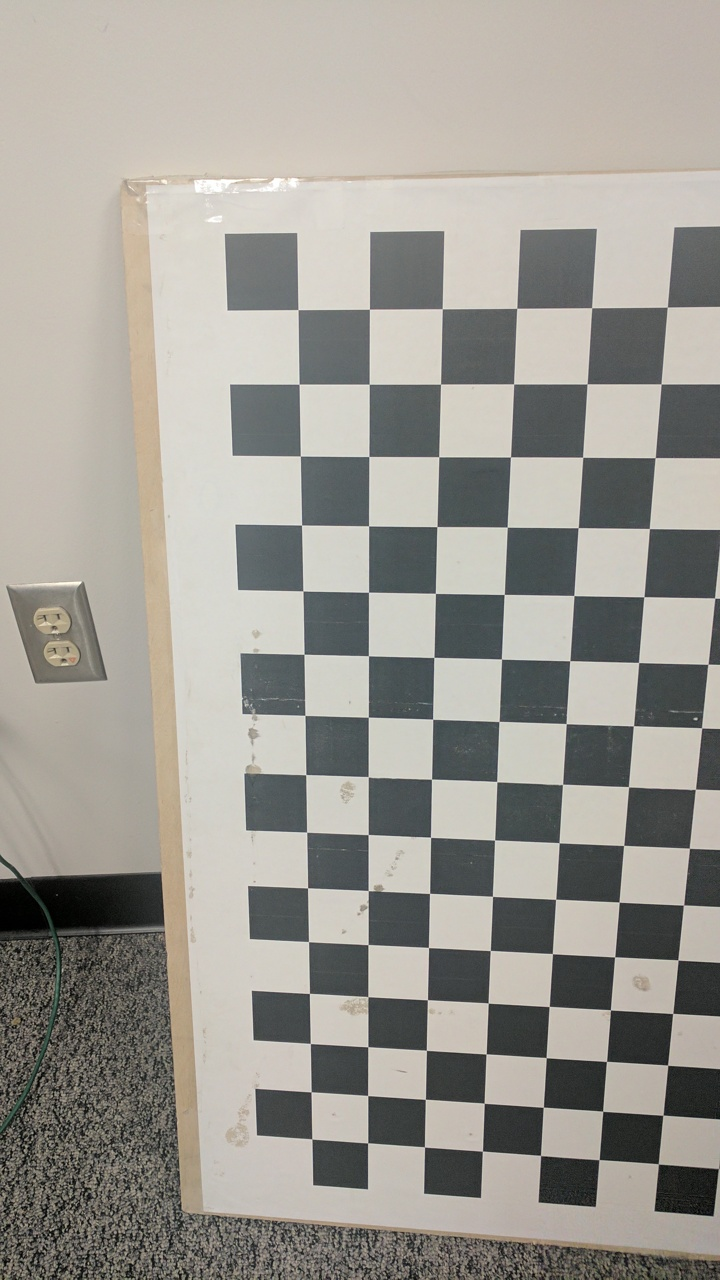
#> input picture Panaroma Stitching/test_images/TestSet1/1.jpg, 720 x 1280 px, given in place of TestSet1, which was not available
$ jupyter execute mask_tester.ipynb
#> lines starting #> are read from the running program, lines starting #| are printed output that depends on the picture; after the words box and inside, x2 and y2 are one past the last pixel; in counts of white or black regions, pixels touching at a corner belong together; pictures that were not available may be replaced by others from this repository, and a replacement may not be noted
[cell 1]
import os
import cv2
import numpy as np
import matplotlib.pyplot as plt

train = []

# Load images and convert to HSL color space
for image in os.listdir('./test_images'):
    img = cv2.imread('./test_images/' + image)
#> img is the input picture: shape (1280, 720, 3); mean B, G, R 146.9, 153.9, 156.9
    img = cv2.cvtColor(img, cv2.COLOR_BGR2HLS)  # Convert to HSL
#> img: shape (1280, 720, 3); mean of channels 0, 1, 2 37.4, 152.2, 25.7
    if img.shape[0] > 480:
        #rotate
        img = cv2.rotate(img, cv2.ROTATE_90_CLOCKWISE)
#> img: shape (720, 1280, 3); mean of channels 0, 1, 2 37.4, 152.2, 25.7
    print(img.shape)
#| (720, 1280, 3)
    train.append(img)

train = np.array(train)

orange = []

# Loop through each image
for img in train:

    lower = np.array([0, 100, 120])
    upper = np.array([30, 240, 250])

    mask = cv2.inRange(img, lower, upper)  # Apply mask
    result = cv2.bitwise_and(img, img, mask=mask)  # Masked result
    orange.append(result)
#> this loop made 2 passes
#> (lower, upper) on passes 1 to 2: ([0, 100, 120], [30, 240, 250]), ([0, 100, 120], [30, 240, 250])
#> pass 1, `mask = cv2.inRange(img, lower, upper)`:
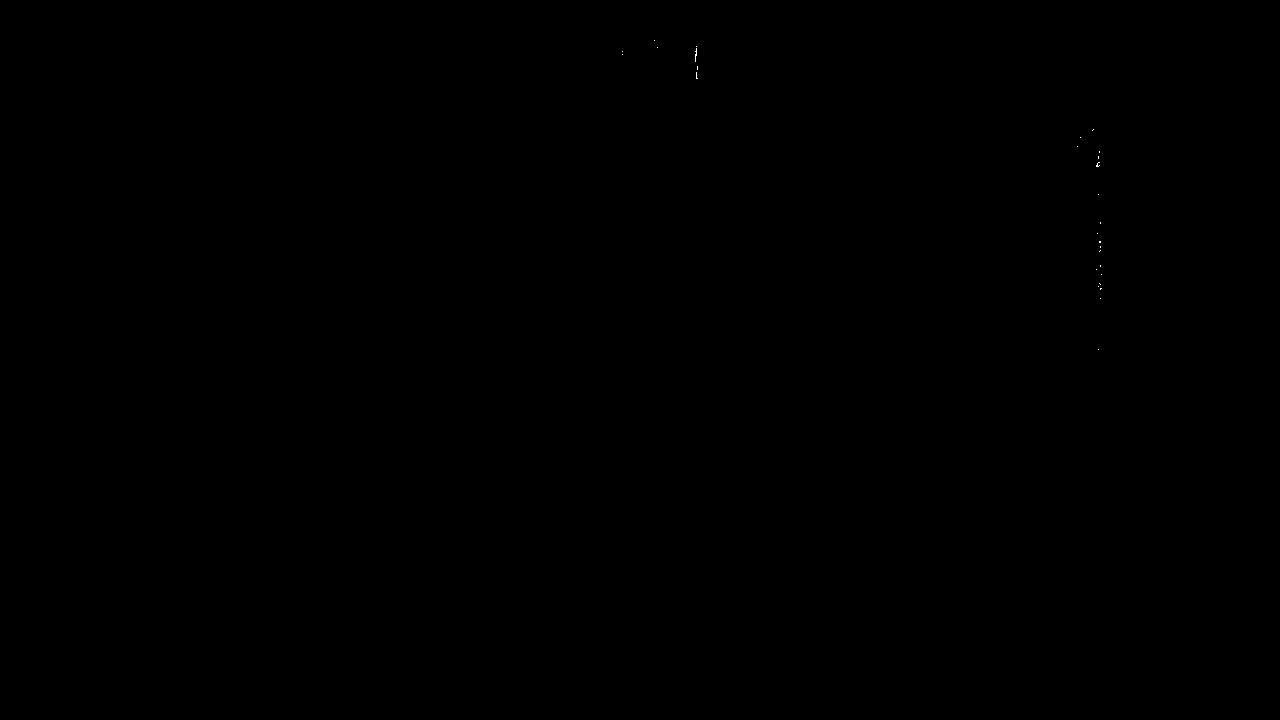
#> mask: shape (720, 1280); 0.01% white in thin lines or dots, all inside (x1, y1, x2, y2) = (622, 40, 1102, 350)
#> after the loop, orange = 2 items

for i in range(len(orange)):
    plt.figure(figsize=(15,5))
    plt.subplot(131)
    plt.imshow(train[i])
    plt.subplot(132)
    plt.imshow(orange[i])
    plt.show()
#> this loop made 2 passes
#> pass 1, `plt.show()`:
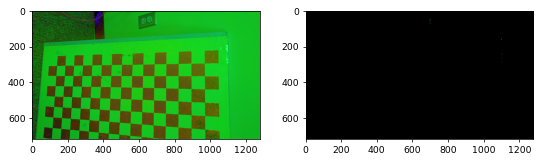
#> figure drawn by matplotlib, 2 panels
#> pass 2, `plt.show()`:
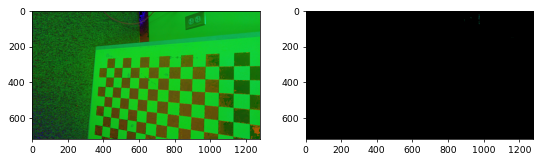
#> figure drawn by matplotlib, 2 panels
